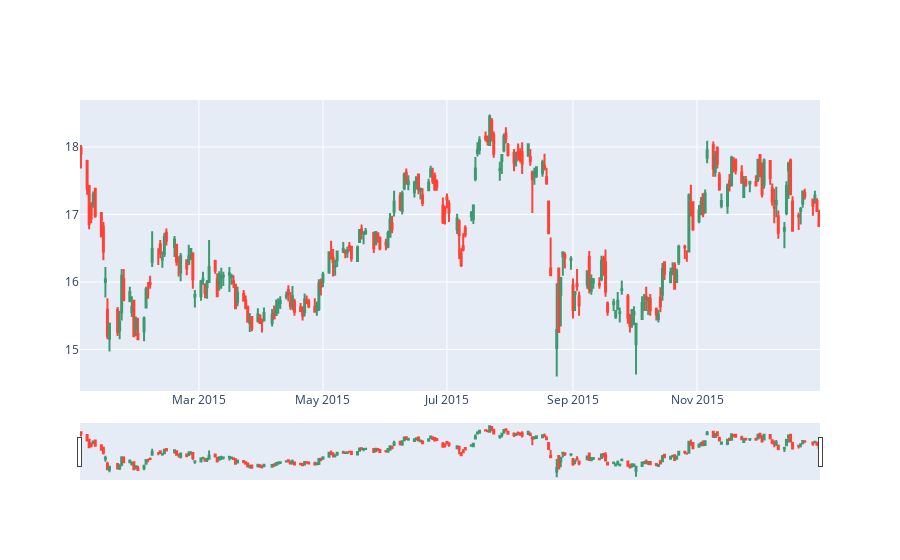

The code cell stored with this chart in its notebook:
### Markdown cell above
** Use .iplot(kind='candle) to create a candle plot of Bank of America's stock from Jan 1st 2015 to Jan 1st 2016.**

### Code cell
a = bank_stocks[bank_stocks.index.year == 2015]["BAC"]
import plotly.graph_objects as go

candlestick = go.Candlestick(
                            x=a.index,
                            open=a['Open'],
                            high=a['High'],
                            low=a['Low'],
                            close=a['Close']
                            )

fig = go.Figure(data=[candlestick])

fig.show()

### Figure 1 — Plotly figure (JSON) as saved in the notebook; plotly's stock layout.template omitted (floating-point values rounded to 4 significant figures; data arrays with more than 128 entries replaced by an {"elided": "..."} marker saying what was removed)
{"data": [{"close": {"elided": "252 float values"}, "high": {"elided": "252 float values"}, "low": {"elided": "252 float values"}, "open": {"elided": "252 float values"}, "type": "candlestick", "x": {"elided": "252 str values"}}], "layout": {}}
